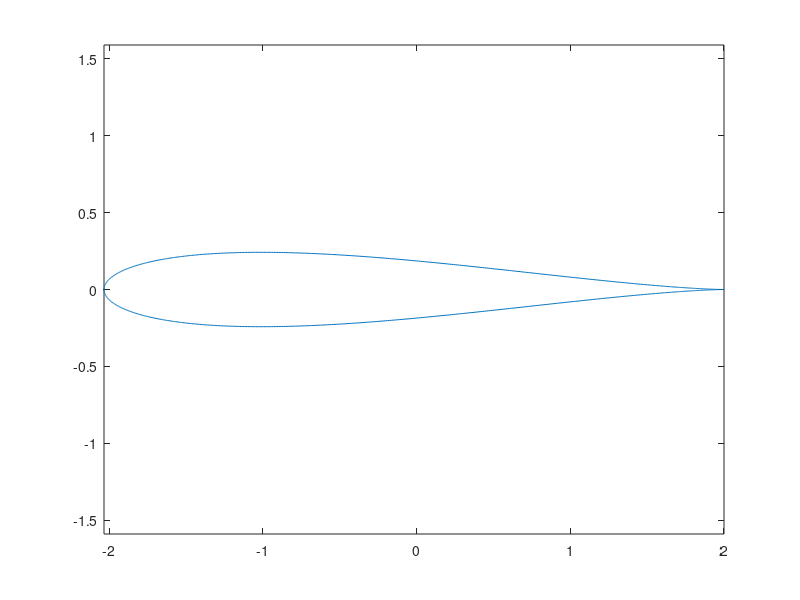

MATLAB code for this plot:
% Part 1: Define airfoil coordinates
v_inf = 1;
alpha = 15;
alpha = alpha*pi/180;
s_x = -0.102;
s_y = 0;
s = s_x + 1i*s_y;
r = sqrt((1-s_x)^2+s_y^2);

% Create points for airfoil
alpha_vec = linspace(0,2*pi,1000);

for idx = 1:length(alpha_vec)
    zeta(idx) = s + r*exp(1i*alpha_vec(idx));
end

% Apply Joukowsky Transform to obtain airfoil shape
z = zeta + 1./zeta;

% Plot Airfoil
plot(real(z), -imag(z))
axis equal
l_c = max(real(z)) - min(real(z));
thickness = 100*(max(imag(z)) - min(imag(z)))/l_c;
hold on




